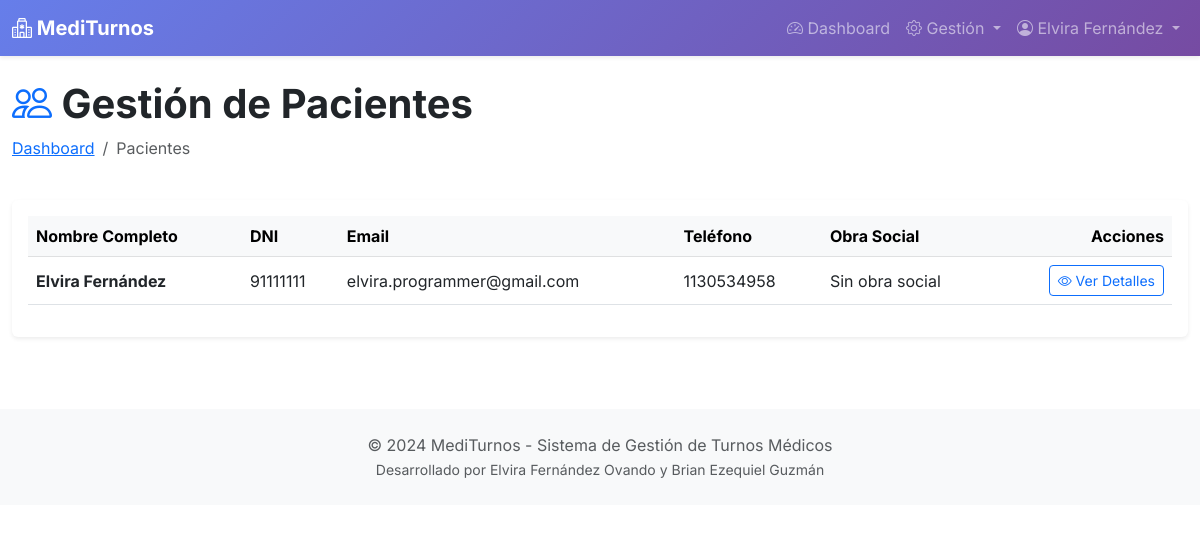
/admin-panel/pacientes/ (signed in), run on the app's committed database.
### appointments/models.py (models this page shows, shortened)
class Usuario(AbstractUser):
    ROLES = (
        ('admin', 'Administrador'),
        ('medico', 'Médico'),
        ('paciente', 'Paciente'),
    )
    rol = models.CharField(max_length=10, choices=ROLES, default='paciente')
    dni = models.CharField(max_length=8, unique=True, validators=[
        RegexValidator(r'^\d{7,8}$', 'Ingrese un DNI válido (7-8 dígitos)')
    ])
    telefono = models.CharField(max_length=15, blank=True)
    direccion = models.CharField(max_length=200, blank=True)
    fecha_nacimiento = models.DateField(null=True, blank=True)
    class Meta:
        verbose_name = 'Usuario'
        verbose_name_plural = 'Usuarios'

class Paciente(models.Model):
    usuario = models.OneToOneField(Usuario, on_delete=models.CASCADE, related_name='perfil_paciente')
    obra_social = models.CharField(max_length=100, blank=True)
    numero_afiliado = models.CharField(max_length=50, blank=True)
    observaciones = models.TextField(blank=True)
    class Meta:
        verbose_name = 'Paciente'
        verbose_name_plural = 'Pacientes'
        ordering = ['usuario__last_name', 'usuario__first_name']

### appointments/views/admin_views.py (the view)
# urls.py: path('admin-panel/pacientes/', views.admin_pacientes, name='admin_pacientes'),
@login_required
def admin_pacientes(request):
    if request.user.rol != 'admin':
        messages.error(request, 'No tienes permisos.')
        return redirect('dashboard')
    pacientes = Paciente.objects.select_related('usuario').all()
    return render(request, 'appointments/admin/pacientes.html', {'pacientes': pacientes})

### appointments/templates/appointments/admin/pacientes.html (shortened to what this page needs)
{% extends 'base.html' %}
{% load static %}
{% block content %}
<div class="container-fluid py-4">
    <div class="row mb-4">
        <div class="col">
            <h1 class="fw-bold">
                <i class="bi bi-people text-primary"></i> Gestión de Pacientes
            </h1>
            <nav aria-label="breadcrumb">
                <ol class="breadcrumb">
                    <li class="breadcrumb-item"><a href="{% url 'admin_dashboard' %}">Dashboard</a></li>
                    <li class="breadcrumb-item active">Pacientes</li>
                </ol>
            </nav>
        </div>
    </div>
    <div class="card border-0 shadow-sm">
        <div class="card-body">
            <div class="table-responsive">
                <table class="table table-hover align-middle">
                    <thead class="table-light">
                        <tr>
                            <th>Nombre Completo</th>
                            <th>DNI</th>
                            <th>Email</th>
                            <th>Teléfono</th>
                            <th>Obra Social</th>
                            <th class="text-end">Acciones</th>
                        </tr>
                    </thead>
                    <tbody>
                        {% for paciente in pacientes %}
                        <tr>
                            <td><strong>{{ paciente.usuario.get_full_name }}</strong></td>
                            <td>{{ paciente.usuario.dni }}</td>
                            <td>{{ paciente.usuario.email }}</td>
                            <td>{{ paciente.usuario.telefono }}</td>
                            <td>{{ paciente.obra_social|default:"Sin obra social" }}</td>
                            <td class="text-end">
                                <a href="{% url 'admin_paciente_ver' paciente.pk %}" class="btn btn-sm btn-outline-primary">
                                    <i class="bi bi-eye"></i> Ver Detalles
                                </a>
                            </td>
                        </tr>
                        {% endfor %}
                    </tbody>
                </table>
            </div>
        </div>
    </div>
</div>
{% endblock %}

### templates/base.html (shortened to what this page needs)
{% load static %}
<!DOCTYPE html>
<html lang="es">
<head>
    <link href="{% static 'css/bootstrap.min.css' %}" rel="stylesheet">
    <link href="{% static 'css/bootstrap-icons.css' %}" rel="stylesheet">
    <link rel="stylesheet" href="{% static 'css/style.css' %}">
</head>
<body>
    {% if user.is_authenticated %}
    <nav class="navbar navbar-expand-lg navbar-dark bg-primary shadow-sm">
        <div class="container-fluid">
            <a class="navbar-brand fw-bold" href="{% url 'dashboard' %}">
                <i class="bi bi-hospital"></i> MediTurnos
            </a>
            <div class="collapse navbar-collapse" id="navbarNav">
                <ul class="navbar-nav ms-auto">
                    {% if user.rol == 'admin' %}
                    <li class="nav-item">
                        <a class="nav-link" href="{% url 'admin_dashboard' %}">
                            <i class="bi bi-speedometer2"></i> Dashboard
                        </a>
                    </li>
                    <li class="nav-item dropdown">
                        <a class="nav-link dropdown-toggle" href="#"
                           role="button" data-bs-toggle="dropdown">
                            <i class="bi bi-gear"></i> Gestión
                        </a>
                    </li>
                    {% endif %}
                    <li class="nav-item dropdown">
                        <a class="nav-link dropdown-toggle" href="#"
                           role="button" data-bs-toggle="dropdown">
                            <i class="bi bi-person-circle"></i> {{ user.get_full_name }}
                        </a>
                    </li>
                </ul>
            </div>
        </div>
    </nav>
    {% endif %}
    <main>
        {% block content %}{% endblock %}
    </main>
    <footer class="bg-light text-center py-4 mt-5">
        <div class="container">
            <p class="text-muted mb-0">&copy; 2024 MediTurnos - Sistema de Gestión de Turnos Médicos</p>
            <p class="text-muted mb-0"><small>Desarrollado por Elvira Fernández Ovando y Brian Ezequiel Guzmán</small></p>
        </div>
    </footer>
</body>
</html>

### static/css/style.css (style rules this page uses)
body { font-family: 'Inter', -apple-system, BlinkMacSystemFont, 'Segoe UI', Roboto, sans-serif; }
.navbar { background: linear-gradient(135deg, #667eea 0%, #764ba2 100%) !important; }

### data on the page
Usuario: get_full_name "Elvira Fernández"
Paciente: usuario.get_full_name "Elvira Fernández", usuario.dni "91111111", usuario.email "elvira.programmer@gmail.com", usuario.telefono "1130534958", obra_social "Sin obra social"
